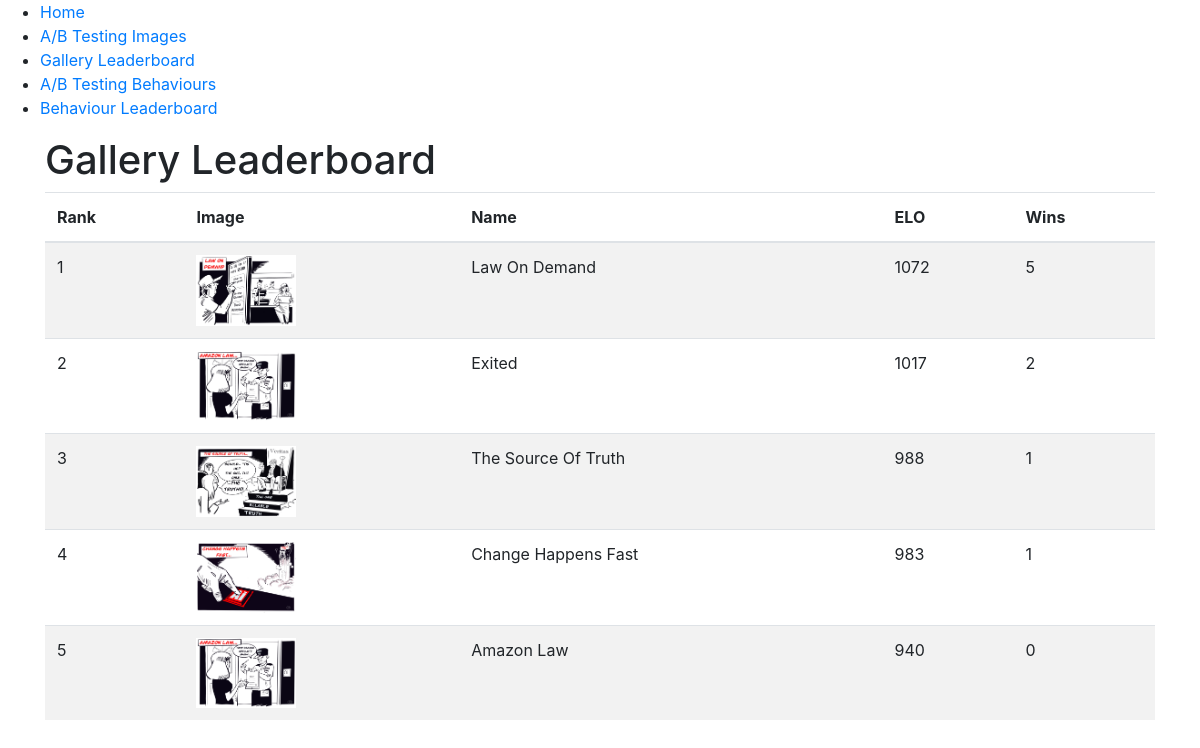
Before: /gallery_leaderboard with the older database file.
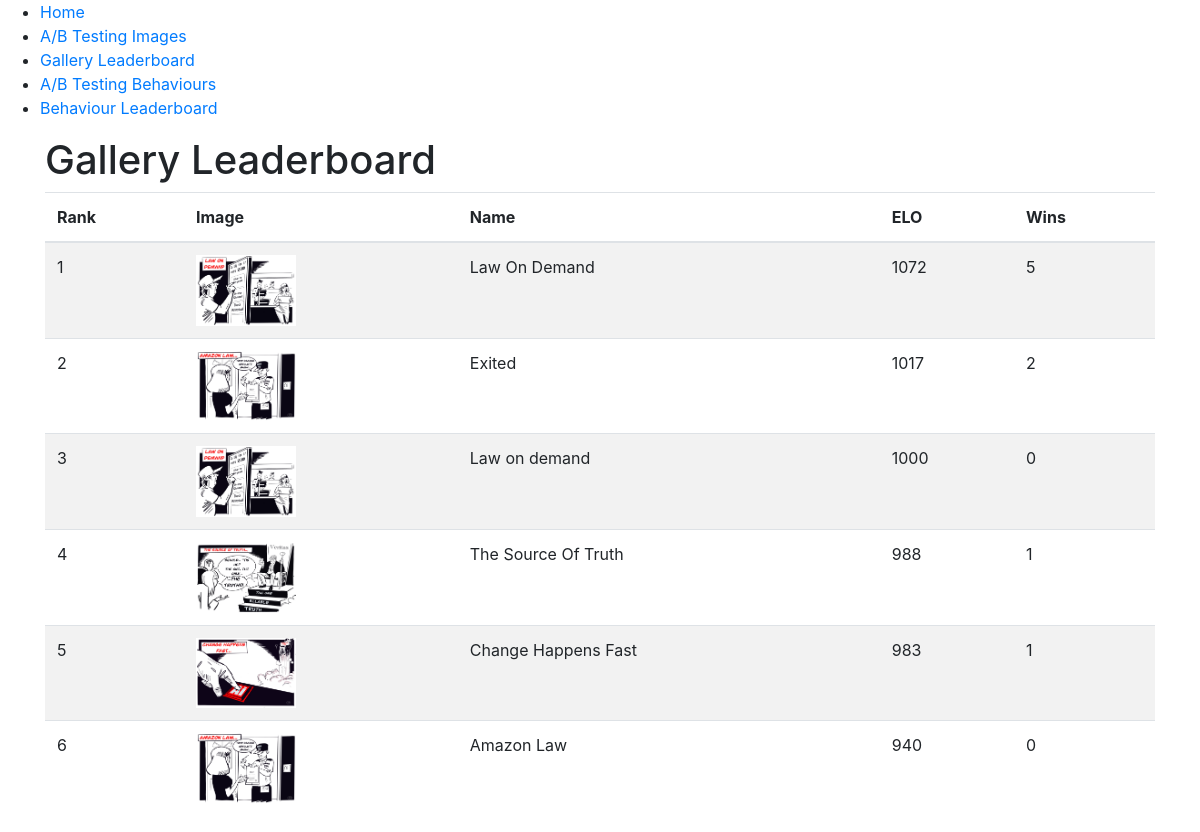
After: the same page with the newer database file.
### tables this page shows
CREATE TABLE Gallery (
            id INTEGER PRIMARY KEY AUTOINCREMENT,
            PathToImage TEXT NOT NULL,
            Name TEXT NOT NULL,
            Description TEXT,
            ELO INTEGER DEFAULT 1000,
            Wins INTEGER DEFAULT 0
        );

### app.py (the view)
@app.route('/gallery_leaderboard')
def gallery_leaderboard():
    leaderboard = get_gallery_leaderboard()
    return render_template('gallery_leaderboard.html', leaderboard=leaderboard)

### utils.py (called while the page is built)
def get_gallery_leaderboard(limit=10):
    conn = sqlite3.connect('treehouse.db')
    cursor = conn.cursor()
    try:
        cursor.execute("SELECT PathToImage, Name, ELO, Wins FROM Gallery ORDER BY ELO DESC LIMIT ?", (limit,))
        leaderboard = cursor.fetchall()
        return leaderboard
    except Exception as e:
        print(f"Error retrieving gallery leaderboard: {e}")
        return []
    finally:
        conn.close()

### templates/gallery_leaderboard.html
{% extends 'base.html' %}
{% block content %}
    <h1>Gallery Leaderboard</h1>
    <table class="table table-striped">
        <thead>
            <tr>
                <th>Rank</th>
                <th>Image</th>
                <th>Name</th>
                <th>ELO</th>
                <th>Wins</th>
            </tr>
        </thead>
        <tbody>
            {% for item in leaderboard %}
                <tr>
                    <td>{{ loop.index }}</td>
                    <td>
                        <img src="{{ url_for('static', filename=item[0]) }}"
                             alt="{{ item[1] }}"
                             class="img-fluid"
                             style="max-width: 100px;">
                    </td>
                    <td>{{ item[1] }}</td>
                    <td>{{ item[2] }}</td>
                    <td>{{ item[3] }}</td>
                </tr>
            {% endfor %}
        </tbody>
    </table>
{% endblock %}

### templates/base.html (shortened to what this page needs)
<!DOCTYPE html>
<html lang="en">
<head>
    <link rel="stylesheet" href="{{ url_for('static', filename='css/style.css') }}">
    <link rel="stylesheet" href="https://cdn.jsdelivr.net/npm/bootstrap@4.6.2/dist/css/bootstrap.min.css">
</head>
<body>
    <nav>
        <ul>
            <li><a href="{{ url_for('index') }}">Home</a></li>
            <li><a href="{{ url_for('ab_testing_images') }}">A/B Testing Images</a></li>
            <li><a href="{{ url_for('gallery_leaderboard') }}">Gallery Leaderboard</a></li>
            <li><a href="{{ url_for('ab_testing_behaviours') }}">A/B Testing Behaviours</a></li>
            <li><a href="{{ url_for('behaviour_leaderboard') }}">Behaviour Leaderboard</a></li>
        </ul>
    </nav>
    <div class="container">
        {% block content %}{% endblock %}
    </div>
</body>
</html>

### static/css/style.css (style rules this page uses)
.img-fluid { max-width: 100%; height: auto; }

Changed rows visible on the page:
added Gallery: PathToImage (picture), Name "Law on demand", ELO "1000", Wins "0"
